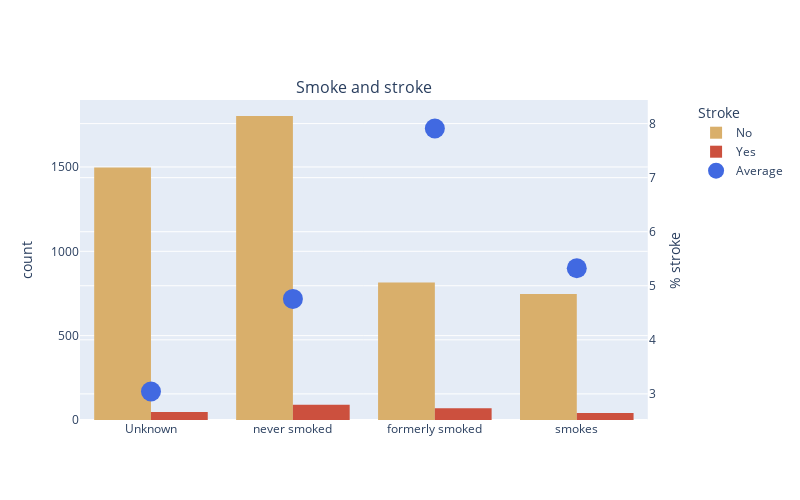

Source (notebook cell):
### Code cell
my_size = {'width':800, 'height':500}
temp = df.groupby(by='smoking_status')['stroke'].agg('mean')*100

fig = make_subplots(
    subplot_titles = ["Smoke and stroke"],
    specs=[[{"secondary_y": True}]]
)

for i in [0,1]:
    
    if i == 0:
        name = 'No'
        color = 'rgb(217,175,107)'
    else:
        name = 'Yes'
        color = 'rgb(204,80,62)'
        
    
    fig.add_trace(
        go.Histogram(x=df[df['stroke']==i]['smoking_status'], 
                     name=name, 
                     marker = dict(color=color)),
        secondary_y=False,
    )

fig.add_trace(
    go.Scatter(x=temp.index, 
               y=temp.values, 
               name="Average", 
               mode='markers', 
               marker=dict(size=20, color='royalblue')),
    secondary_y=True,
)

fig.update_layout(legend_title_text='Stroke', **my_size)
fig.update_yaxes(title_text='count', secondary_y=False)
fig.update_yaxes(title_text='% stroke', secondary_y=True)

### Figure 1 — Plotly figure (JSON) as saved in the notebook; plotly's stock layout.template omitted (floating-point values rounded to 4 significant figures; data arrays with more than 128 entries replaced by an {"elided": "..."} marker saying what was removed)
{"data": [{"marker": {"color": "rgb(217,175,107)"}, "name": "No", "type": "histogram", "x": {"elided": "4861 str values"}, "xaxis": "x", "yaxis": "y"}, {"marker": {"color": "rgb(204,80,62)"}, "name": "Yes", "type": "histogram", "x": {"elided": "249 str values"}, "xaxis": "x", "yaxis": "y"}, {"marker": {"color": "royalblue", "size": 20}, "mode": "markers", "name": "Average", "type": "scatter", "x": ["Unknown", "formerly smoked", "never smoked", "smokes"], "xaxis": "x", "y": [3.044, 7.91, 4.757, 5.323], "yaxis": "y2"}], "layout": {"annotations": [{"font": {"size": 16}, "showarrow": false, "text": "Smoke and stroke", "x": 0.47, "xanchor": "center", "xref": "paper", "y": 1, "yanchor": "bottom", "yref": "paper"}], "height": 500, "legend": {"title": {"text": "Stroke"}}, "width": 800, "xaxis": {"anchor": "y", "autorange": true, "domain": [0, 0.94], "range": [-0.5, 3.5], "type": "category"}, "yaxis": {"anchor": "x", "autorange": true, "domain": [0, 1], "range": [0, 1897.0], "title": {"text": "count"}}, "yaxis2": {"anchor": "x", "autorange": true, "overlaying": "y", "range": [2.517, 8.437], "side": "right", "title": {"text": "% stroke"}, "type": "linear"}}}
